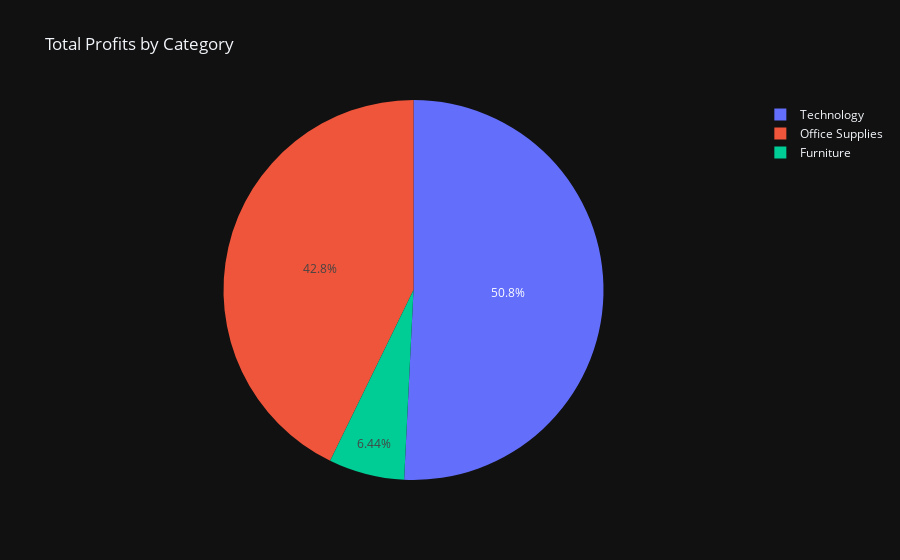

The cell this chart's notebook holds for it:
### Markdown cell above
### Category by Total Profits

### Code cell
category_profits = '''   
                    SELECT c.Category, ROUND(SUM(o.Profit),2)'TotalProfits'
                    FROM Categories AS c
                    JOIN Products AS p
                    ON c.CategoryID = p.CategoryId
                    JOIN Orders_details AS o
                    ON p.ProductId = o.ProductId
                    GROUP BY c.Category;
                '''

df = dataframe(category_profits)
# Plot the data
fig = px.pie(df, names='Category', values='TotalProfits', title='Total Profits by Category', template='plotly_dark')
fig.show()

### Figure 1 — Plotly figure (JSON) as saved in the notebook; plotly's stock layout.template omitted (floating-point values rounded to 4 significant figures)
{"data": [{"domain": {"x": [0, 1], "y": [0, 1]}, "hovertemplate": "Category=%{label}<br>TotalProfits=%{value}<extra></extra>", "labels": ["Furniture", "Office Supplies", "Technology"], "legendgroup": "", "name": "", "showlegend": true, "type": "pie", "values": [18450.0, 122500.0, 145500.0]}], "layout": {"legend": {"tracegroupgap": 0}, "title": {"text": "Total Profits by Category"}}}
